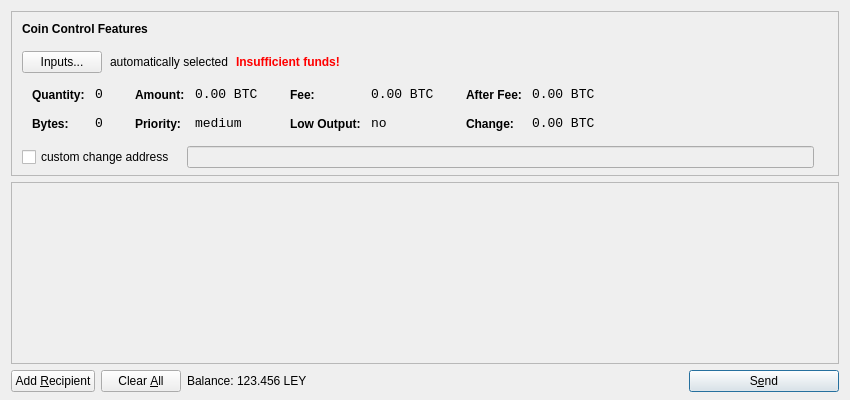
<?xml version="1.0" encoding="UTF-8"?>
<ui version="4.0">
 <class>SendCoinsDialog</class>
 <widget class="QDialog" name="SendCoinsDialog">
  <property name="geometry">
   <rect>
    <x>0</x>
    <y>0</y>
    <width>850</width>
    <height>400</height>
   </rect>
  </property>
  <property name="windowTitle">
   <string>Send Coins</string>
  </property>
  <layout class="QVBoxLayout" name="verticalLayout" stretch="0,1,0">
   <property name="bottomMargin">
    <number>8</number>
   </property>
   <item>
    <widget class="QFrame" name="frameCoinControl">
     <property name="sizePolicy">
      <sizepolicy hsizetype="Expanding" vsizetype="Expanding">
       <horstretch>0</horstretch>
       <verstretch>0</verstretch>
      </sizepolicy>
     </property>
     <property name="maximumSize">
      <size>
       <width>16777215</width>
       <height>16777215</height>
      </size>
     </property>
     <property name="frameShape">
      <enum>QFrame::StyledPanel</enum>
     </property>
     <property name="frameShadow">
      <enum>QFrame::Sunken</enum>
     </property>
     <layout class="QVBoxLayout" name="verticalLayoutCoinControl2">
      <property name="spacing">
       <number>-1</number>
      </property>
      <property name="leftMargin">
       <number>0</number>
      </property>
      <property name="topMargin">
       <number>0</number>
      </property>
      <property name="rightMargin">
       <number>0</number>
      </property>
      <property name="bottomMargin">
       <number>6</number>
      </property>
      <item>
       <layout class="QVBoxLayout" name="verticalLayoutCoinControl" stretch="0,0,0,0,1">
        <property name="spacing">
         <number>0</number>
        </property>
        <property name="leftMargin">
         <number>10</number>
        </property>
        <property name="topMargin">
         <number>10</number>
        </property>
        <item>
         <layout class="QHBoxLayout" name="horizontalLayoutCoinControl1">
          <property name="bottomMargin">
           <number>15</number>
          </property>
          <item>
           <widget class="QLabel" name="labelCoinControlFeatures">
            <property name="sizePolicy">
             <sizepolicy hsizetype="Preferred" vsizetype="Maximum">
              <horstretch>0</horstretch>
              <verstretch>0</verstretch>
             </sizepolicy>
            </property>
            <property name="font">
             <font>
              <weight>75</weight>
              <bold>true</bold>
             </font>
            </property>
            <property name="styleSheet">
             <string notr="true">font-weight:bold;</string>
            </property>
            <property name="text">
             <string>Coin Control Features</string>
            </property>
           </widget>
          </item>
         </layout>
        </item>
        <item>
         <layout class="QHBoxLayout" name="horizontalLayoutCoinControl2" stretch="0,0,0,0">
          <property name="spacing">
           <number>8</number>
          </property>
          <property name="bottomMargin">
           <number>10</number>
          </property>
          <item>
           <widget class="QPushButton" name="pushButtonCoinControl">
            <property name="styleSheet">
             <string notr="true"/>
            </property>
            <property name="text">
             <string>Inputs...</string>
            </property>
           </widget>
          </item>
          <item>
           <widget class="QLabel" name="labelCoinControlAutomaticallySelected">
            <property name="text">
             <string>automatically selected</string>
            </property>
            <property name="margin">
             <number>5</number>
            </property>
           </widget>
          </item>
          <item>
           <widget class="QLabel" name="labelCoinControlInsuffFunds">
            <property name="font">
             <font>
              <weight>75</weight>
              <bold>true</bold>
             </font>
            </property>
            <property name="styleSheet">
             <string notr="true">color:red;font-weight:bold;</string>
            </property>
            <property name="text">
             <string>Insufficient funds!</string>
            </property>
            <property name="margin">
             <number>5</number>
            </property>
           </widget>
          </item>
          <item>
           <spacer name="horizontalSpacerCoinControl">
            <property name="orientation">
             <enum>Qt::Horizontal</enum>
            </property>
            <property name="sizeHint" stdset="0">
             <size>
              <width>40</width>
              <height>1</height>
             </size>
            </property>
           </spacer>
          </item>
         </layout>
        </item>
        <item>
         <widget class="QWidget" name="widgetCoinControl" native="true">
          <property name="sizePolicy">
           <sizepolicy hsizetype="Preferred" vsizetype="Preferred">
            <horstretch>0</horstretch>
            <verstretch>0</verstretch>
           </sizepolicy>
          </property>
          <property name="minimumSize">
           <size>
            <width>0</width>
            <height>0</height>
           </size>
          </property>
          <property name="styleSheet">
           <string notr="true"/>
          </property>
          <layout class="QHBoxLayout" name="horizontalLayoutCoinControl5">
           <property name="margin">
            <number>0</number>
           </property>
           <item>
            <layout class="QHBoxLayout" name="horizontalLayoutCoinControl3" stretch="0,0,0,1">
             <property name="spacing">
              <number>20</number>
             </property>
             <property name="topMargin">
              <number>0</number>
             </property>
             <property name="bottomMargin">
              <number>10</number>
             </property>
             <item>
              <layout class="QFormLayout" name="formLayoutCoinControl1">
               <property name="horizontalSpacing">
                <number>10</number>
               </property>
               <property name="verticalSpacing">
                <number>14</number>
               </property>
               <property name="leftMargin">
                <number>10</number>
               </property>
               <property name="topMargin">
                <number>4</number>
               </property>
               <property name="rightMargin">
                <number>6</number>
               </property>
               <item row="0" column="0">
                <widget class="QLabel" name="labelCoinControlQuantityText">
                 <property name="styleSheet">
                  <string notr="true">font-weight:bold;</string>
                 </property>
                 <property name="text">
                  <string>Quantity:</string>
                 </property>
                 <property name="margin">
                  <number>0</number>
                 </property>
                </widget>
               </item>
               <item row="0" column="1">
                <widget class="QLabel" name="labelCoinControlQuantity">
                 <property name="font">
                  <font>
                   <family>Monospace</family>
                   <pointsize>10</pointsize>
                  </font>
                 </property>
                 <property name="cursor">
                  <cursorShape>IBeamCursor</cursorShape>
                 </property>
                 <property name="contextMenuPolicy">
                  <enum>Qt::ActionsContextMenu</enum>
                 </property>
                 <property name="text">
                  <string notr="true">0</string>
                 </property>
                 <property name="margin">
                  <number>0</number>
                 </property>
                 <property name="textInteractionFlags">
                  <set>Qt::LinksAccessibleByMouse|Qt::TextSelectableByKeyboard|Qt::TextSelectableByMouse</set>
                 </property>
                </widget>
               </item>
               <item row="1" column="0">
                <widget class="QLabel" name="labelCoinControlBytesText">
                 <property name="styleSheet">
                  <string notr="true">font-weight:bold;</string>
                 </property>
                 <property name="text">
                  <string>Bytes:</string>
                 </property>
                </widget>
               </item>
               <item row="1" column="1">
                <widget class="QLabel" name="labelCoinControlBytes">
                 <property name="font">
                  <font>
                   <family>Monospace</family>
                   <pointsize>10</pointsize>
                  </font>
                 </property>
                 <property name="cursor">
                  <cursorShape>IBeamCursor</cursorShape>
                 </property>
                 <property name="contextMenuPolicy">
                  <enum>Qt::ActionsContextMenu</enum>
                 </property>
                 <property name="text">
                  <string notr="true">0</string>
                 </property>
                 <property name="textInteractionFlags">
                  <set>Qt::LinksAccessibleByMouse|Qt::TextSelectableByKeyboard|Qt::TextSelectableByMouse</set>
                 </property>
                </widget>
               </item>
              </layout>
             </item>
             <item>
              <layout class="QFormLayout" name="formLayoutCoinControl2">
               <property name="horizontalSpacing">
                <number>10</number>
               </property>
               <property name="verticalSpacing">
                <number>14</number>
               </property>
               <property name="leftMargin">
                <number>6</number>
               </property>
               <property name="topMargin">
                <number>4</number>
               </property>
               <property name="rightMargin">
                <number>6</number>
               </property>
               <item row="0" column="0">
                <widget class="QLabel" name="labelCoinControlAmountText">
                 <property name="styleSheet">
                  <string notr="true">font-weight:bold;</string>
                 </property>
                 <property name="text">
                  <string>Amount:</string>
                 </property>
                 <property name="margin">
                  <number>0</number>
                 </property>
                </widget>
               </item>
               <item row="0" column="1">
                <widget class="QLabel" name="labelCoinControlAmount">
                 <property name="font">
                  <font>
                   <family>Monospace</family>
                   <pointsize>10</pointsize>
                  </font>
                 </property>
                 <property name="cursor">
                  <cursorShape>IBeamCursor</cursorShape>
                 </property>
                 <property name="contextMenuPolicy">
                  <enum>Qt::ActionsContextMenu</enum>
                 </property>
                 <property name="text">
                  <string notr="true">0.00 BTC</string>
                 </property>
                 <property name="textInteractionFlags">
                  <set>Qt::LinksAccessibleByMouse|Qt::TextSelectableByKeyboard|Qt::TextSelectableByMouse</set>
                 </property>
                </widget>
               </item>
               <item row="1" column="0">
                <widget class="QLabel" name="labelCoinControlPriorityText">
                 <property name="styleSheet">
                  <string notr="true">font-weight:bold;</string>
                 </property>
                 <property name="text">
                  <string>Priority:</string>
                 </property>
                </widget>
               </item>
               <item row="1" column="1">
                <widget class="QLabel" name="labelCoinControlPriority">
                 <property name="font">
                  <font>
                   <family>Monospace</family>
                   <pointsize>10</pointsize>
                  </font>
                 </property>
                 <property name="cursor">
                  <cursorShape>IBeamCursor</cursorShape>
                 </property>
                 <property name="contextMenuPolicy">
                  <enum>Qt::ActionsContextMenu</enum>
                 </property>
                 <property name="text">
                  <string>medium</string>
                 </property>
                 <property name="textInteractionFlags">
                  <set>Qt::LinksAccessibleByMouse|Qt::TextSelectableByKeyboard|Qt::TextSelectableByMouse</set>
                 </property>
                </widget>
               </item>
              </layout>
             </item>
             <item>
              <layout class="QFormLayout" name="formLayoutCoinControl3">
               <property name="horizontalSpacing">
                <number>10</number>
               </property>
               <property name="verticalSpacing">
                <number>14</number>
               </property>
               <property name="leftMargin">
                <number>6</number>
               </property>
               <property name="topMargin">
                <number>4</number>
               </property>
               <property name="rightMargin">
                <number>6</number>
               </property>
               <item row="0" column="0">
                <widget class="QLabel" name="labelCoinControlFeeText">
                 <property name="styleSheet">
                  <string notr="true">font-weight:bold;</string>
                 </property>
                 <property name="text">
                  <string>Fee:</string>
                 </property>
                 <property name="margin">
                  <number>0</number>
                 </property>
                </widget>
               </item>
               <item row="0" column="1">
                <widget class="QLabel" name="labelCoinControlFee">
                 <property name="font">
                  <font>
                   <family>Monospace</family>
                   <pointsize>10</pointsize>
                  </font>
                 </property>
                 <property name="cursor">
                  <cursorShape>IBeamCursor</cursorShape>
                 </property>
                 <property name="contextMenuPolicy">
                  <enum>Qt::ActionsContextMenu</enum>
                 </property>
                 <property name="text">
                  <string notr="true">0.00 BTC</string>
                 </property>
                 <property name="textInteractionFlags">
                  <set>Qt::LinksAccessibleByMouse|Qt::TextSelectableByKeyboard|Qt::TextSelectableByMouse</set>
                 </property>
                </widget>
               </item>
               <item row="1" column="0">
                <widget class="QLabel" name="labelCoinControlLowOutputText">
                 <property name="styleSheet">
                  <string notr="true">font-weight:bold;</string>
                 </property>
                 <property name="text">
                  <string>Low Output:</string>
                 </property>
                </widget>
               </item>
               <item row="1" column="1">
                <widget class="QLabel" name="labelCoinControlLowOutput">
                 <property name="font">
                  <font>
                   <family>Monospace</family>
                   <pointsize>10</pointsize>
                  </font>
                 </property>
                 <property name="cursor">
                  <cursorShape>IBeamCursor</cursorShape>
                 </property>
                 <property name="contextMenuPolicy">
                  <enum>Qt::ActionsContextMenu</enum>
                 </property>
                 <property name="text">
                  <string>no</string>
                 </property>
                 <property name="textInteractionFlags">
                  <set>Qt::LinksAccessibleByMouse|Qt::TextSelectableByKeyboard|Qt::TextSelectableByMouse</set>
                 </property>
                </widget>
               </item>
              </layout>
             </item>
             <item>
              <layout class="QFormLayout" name="formLayoutCoinControl4">
               <property name="horizontalSpacing">
                <number>10</number>
               </property>
               <property name="verticalSpacing">
                <number>14</number>
               </property>
               <property name="leftMargin">
                <number>6</number>
               </property>
               <property name="topMargin">
                <number>4</number>
               </property>
               <property name="rightMargin">
                <number>6</number>
               </property>
               <item row="0" column="0">
                <widget class="QLabel" name="labelCoinControlAfterFeeText">
                 <property name="styleSheet">
                  <string notr="true">font-weight:bold;</string>
                 </property>
                 <property name="text">
                  <string>After Fee:</string>
                 </property>
                 <property name="margin">
                  <number>0</number>
                 </property>
                </widget>
               </item>
               <item row="0" column="1">
                <widget class="QLabel" name="labelCoinControlAfterFee">
                 <property name="font">
                  <font>
                   <family>Monospace</family>
                   <pointsize>10</pointsize>
                  </font>
                 </property>
                 <property name="cursor">
                  <cursorShape>IBeamCursor</cursorShape>
                 </property>
                 <property name="contextMenuPolicy">
                  <enum>Qt::ActionsContextMenu</enum>
                 </property>
                 <property name="text">
                  <string notr="true">0.00 BTC</string>
                 </property>
                 <property name="textInteractionFlags">
                  <set>Qt::LinksAccessibleByMouse|Qt::TextSelectableByKeyboard|Qt::TextSelectableByMouse</set>
                 </property>
                </widget>
               </item>
               <item row="1" column="0">
                <widget class="QLabel" name="labelCoinControlChangeText">
                 <property name="styleSheet">
                  <string notr="true">font-weight:bold;</string>
                 </property>
                 <property name="text">
                  <string>Change:</string>
                 </property>
                </widget>
               </item>
               <item row="1" column="1">
                <widget class="QLabel" name="labelCoinControlChange">
                 <property name="font">
                  <font>
                   <family>Monospace</family>
                   <pointsize>10</pointsize>
                  </font>
                 </property>
                 <property name="cursor">
                  <cursorShape>IBeamCursor</cursorShape>
                 </property>
                 <property name="contextMenuPolicy">
                  <enum>Qt::ActionsContextMenu</enum>
                 </property>
                 <property name="text">
                  <string notr="true">0.00 BTC</string>
                 </property>
                 <property name="textInteractionFlags">
                  <set>Qt::LinksAccessibleByMouse|Qt::TextSelectableByKeyboard|Qt::TextSelectableByMouse</set>
                 </property>
                </widget>
               </item>
              </layout>
             </item>
            </layout>
           </item>
          </layout>
         </widget>
        </item>
        <item>
         <layout class="QHBoxLayout" name="horizontalLayoutCoinControl4" stretch="0,0,0">
          <property name="spacing">
           <number>12</number>
          </property>
          <property name="sizeConstraint">
           <enum>QLayout::SetDefaultConstraint</enum>
          </property>
          <property name="topMargin">
           <number>5</number>
          </property>
          <property name="rightMargin">
           <number>5</number>
          </property>
          <item>
           <widget class="QCheckBox" name="checkBoxCoinControlChange">
            <property name="text">
             <string>custom change address</string>
            </property>
           </widget>
          </item>
          <item>
           <widget class="QLineEdit" name="lineEditCoinControlChange">
            <property name="enabled">
             <bool>false</bool>
            </property>
            <property name="sizePolicy">
             <sizepolicy hsizetype="Expanding" vsizetype="Fixed">
              <horstretch>0</horstretch>
              <verstretch>0</verstretch>
             </sizepolicy>
            </property>
           </widget>
          </item>
          <item>
           <widget class="QLabel" name="labelCoinControlChangeLabel">
            <property name="sizePolicy">
             <sizepolicy hsizetype="Preferred" vsizetype="Expanding">
              <horstretch>0</horstretch>
              <verstretch>0</verstretch>
             </sizepolicy>
            </property>
            <property name="minimumSize">
             <size>
              <width>0</width>
              <height>0</height>
             </size>
            </property>
            <property name="text">
             <string/>
            </property>
            <property name="margin">
             <number>3</number>
            </property>
           </widget>
          </item>
         </layout>
        </item>
        <item>
         <spacer name="verticalSpacerCoinControl">
          <property name="orientation">
           <enum>Qt::Vertical</enum>
          </property>
          <property name="sizeHint" stdset="0">
           <size>
            <width>800</width>
            <height>1</height>
           </size>
          </property>
         </spacer>
        </item>
       </layout>
      </item>
     </layout>
    </widget>
   </item>
   <item>
    <widget class="QScrollArea" name="scrollArea">
     <property name="widgetResizable">
      <bool>true</bool>
     </property>
     <widget class="QWidget" name="scrollAreaWidgetContents">
      <property name="geometry">
       <rect>
        <x>0</x>
        <y>0</y>
        <width>830</width>
        <height>165</height>
       </rect>
      </property>
      <layout class="QVBoxLayout" name="verticalLayout_2">
       <property name="margin">
        <number>0</number>
       </property>
       <item>
        <layout class="QVBoxLayout" name="entries">
         <property name="spacing">
          <number>6</number>
         </property>
        </layout>
       </item>
       <item>
        <spacer name="verticalSpacer">
         <property name="orientation">
          <enum>Qt::Vertical</enum>
         </property>
         <property name="sizeHint" stdset="0">
          <size>
           <width>20</width>
           <height>40</height>
          </size>
         </property>
        </spacer>
       </item>
      </layout>
     </widget>
    </widget>
   </item>
   <item>
    <layout class="QHBoxLayout" name="horizontalLayout">
     <item>
      <widget class="QPushButton" name="addButton">
       <property name="toolTip">
        <string>Send to multiple recipients at once</string>
       </property>
       <property name="text">
        <string>Add &amp;Recipient</string>
       </property>
       <property name="icon">
        <iconset resource="../bitcoin.qrc">
         <normaloff>:/icons/add</normaloff>:/icons/add</iconset>
       </property>
       <property name="autoDefault">
        <bool>false</bool>
       </property>
      </widget>
     </item>
     <item>
      <widget class="QPushButton" name="clearButton">
       <property name="sizePolicy">
        <sizepolicy hsizetype="Minimum" vsizetype="Fixed">
         <horstretch>0</horstretch>
         <verstretch>0</verstretch>
        </sizepolicy>
       </property>
       <property name="toolTip">
        <string>Remove all transaction fields</string>
       </property>
       <property name="text">
        <string>Clear &amp;All</string>
       </property>
       <property name="icon">
        <iconset resource="../bitcoin.qrc">
         <normaloff>:/icons/remove</normaloff>:/icons/remove</iconset>
       </property>
       <property name="autoRepeatDelay">
        <number>300</number>
       </property>
       <property name="autoDefault">
        <bool>false</bool>
       </property>
      </widget>
     </item>
     <item>
      <layout class="QHBoxLayout" name="horizontalLayout_2">
       <property name="spacing">
        <number>3</number>
       </property>
       <item>
        <widget class="QLabel" name="label">
         <property name="text">
          <string>Balance:</string>
         </property>
        </widget>
       </item>
       <item>
        <widget class="QLabel" name="labelBalance">
         <property name="cursor">
          <cursorShape>IBeamCursor</cursorShape>
         </property>
         <property name="text">
          <string>123.456 LEY</string>
         </property>
         <property name="textInteractionFlags">
          <set>Qt::LinksAccessibleByMouse|Qt::TextSelectableByKeyboard|Qt::TextSelectableByMouse</set>
         </property>
        </widget>
       </item>
      </layout>
     </item>
     <item>
      <spacer name="horizontalSpacer">
       <property name="orientation">
        <enum>Qt::Horizontal</enum>
       </property>
       <property name="sizeHint" stdset="0">
        <size>
         <width>40</width>
         <height>20</height>
        </size>
       </property>
      </spacer>
     </item>
     <item>
      <widget class="QPushButton" name="sendButton">
       <property name="minimumSize">
        <size>
         <width>150</width>
         <height>0</height>
        </size>
       </property>
       <property name="toolTip">
        <string>Confirm the send action</string>
       </property>
       <property name="text">
        <string>S&amp;end</string>
       </property>
       <property name="icon">
        <iconset resource="../bitcoin.qrc">
         <normaloff>:/icons/send</normaloff>:/icons/send</iconset>
       </property>
       <property name="default">
        <bool>true</bool>
       </property>
      </widget>
     </item>
    </layout>
   </item>
  </layout>
 </widget>
 <resources>
  <include location="../bitcoin.qrc"/>
 </resources>
 <connections/>
</ui>
